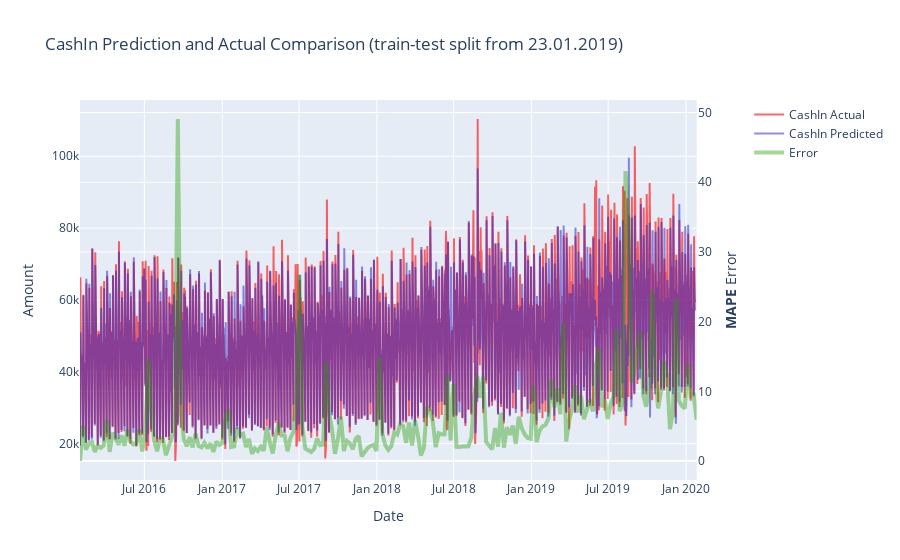

Write notebook code for a chart like this one.
### Code cell
draw_model_error(forest, X, y, split_from=X_train.index[-1])

### Figure 1 — Plotly figure (JSON) as saved in the notebook; plotly's stock layout.template omitted (floating-point values rounded to 4 significant figures; data arrays with more than 128 entries replaced by an {"elided": "..."} marker saying what was removed)
{"data": [{"line": {"color": "rgba(255,0,0,0.6)"}, "name": "CashIn Actual", "type": "scatter", "x": {"elided": "1453 str values"}, "xaxis": "x", "y": {"elided": "1453 float values"}, "yaxis": "y"}, {"line": {"color": "rgba(30,30,200,0.5)"}, "name": "CashIn Predicted", "type": "scatter", "x": {"elided": "1453 str values"}, "xaxis": "x", "y": {"elided": "1453 float values"}, "yaxis": "y"}, {"line": {"color": "rgba(34, 155, 0, 0.4)", "width": 4}, "name": "Error", "type": "scatter", "x": {"elided": "209 str values"}, "xaxis": "x", "y": {"elided": "209 float values"}, "yaxis": "y2"}], "layout": {"title": {"text": "CashIn Prediction and Actual Comparison (train-test split from 23.01.2019)"}, "xaxis": {"anchor": "y", "domain": [0, 0.94], "title": {"text": "Date"}}, "yaxis": {"anchor": "x", "domain": [0, 1], "title": {"text": "Amount"}}, "yaxis2": {"anchor": "x", "overlaying": "y", "side": "right", "title": {"text": "<b>MAPE</b> Error"}}}}
